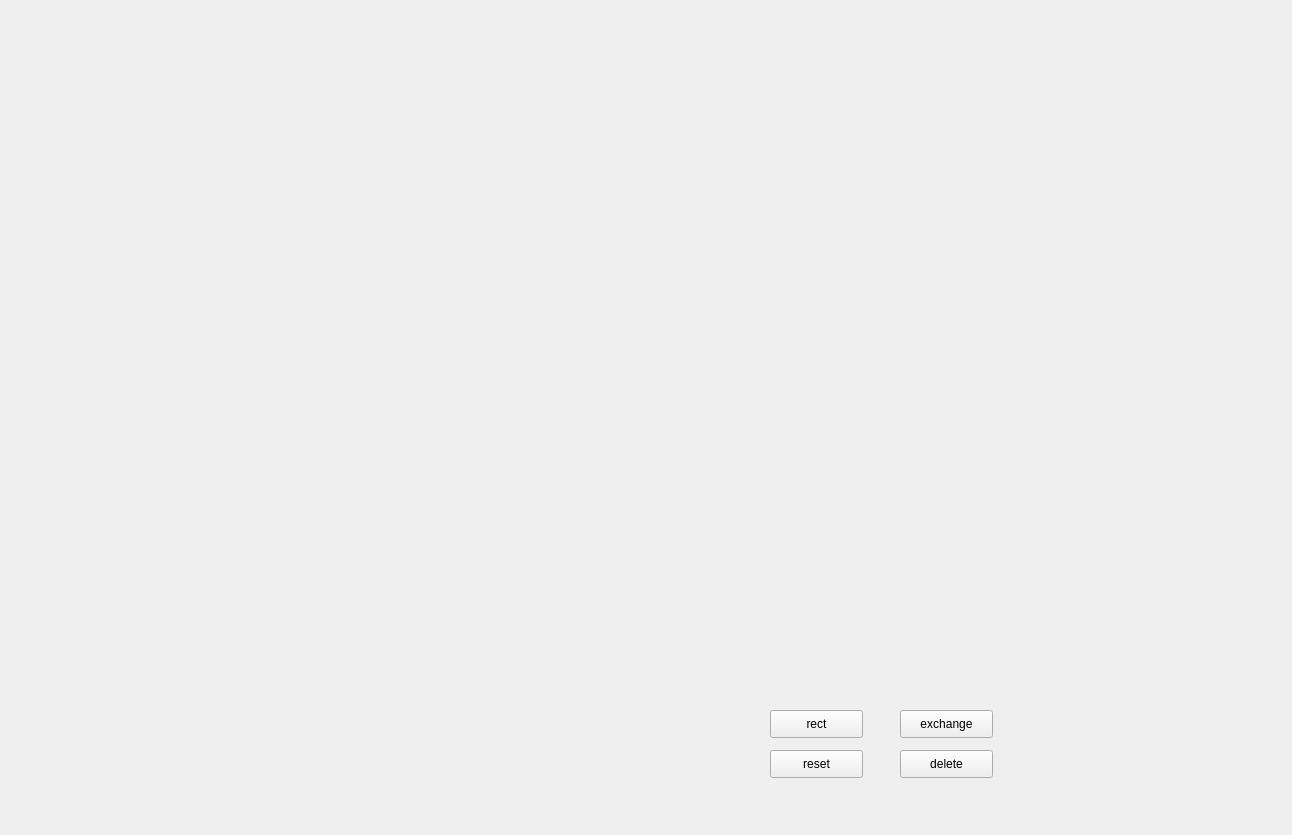
<?xml version="1.0" encoding="UTF-8"?>
<ui version="4.0">
 <class>testWidgetClass</class>
 <widget class="QMainWindow" name="testWidgetClass">
  <property name="geometry">
   <rect>
    <x>0</x>
    <y>0</y>
    <width>1292</width>
    <height>835</height>
   </rect>
  </property>
  <property name="windowTitle">
   <string>testWidget</string>
  </property>
  <widget class="QWidget" name="centralWidget">
   <widget class="GameBoard" name="gb" native="true">
    <property name="geometry">
     <rect>
      <x>260</x>
      <y>10</y>
      <width>741</width>
      <height>771</height>
     </rect>
    </property>
    <widget class="QPushButton" name="resetGB">
     <property name="geometry">
      <rect>
       <x>510</x>
       <y>740</y>
       <width>93</width>
       <height>28</height>
      </rect>
     </property>
     <property name="text">
      <string>reset</string>
     </property>
    </widget>
    <widget class="QPushButton" name="deleteStone">
     <property name="geometry">
      <rect>
       <x>640</x>
       <y>740</y>
       <width>93</width>
       <height>28</height>
      </rect>
     </property>
     <property name="text">
      <string>delete</string>
     </property>
    </widget>
    <widget class="QPushButton" name="pushButton">
     <property name="geometry">
      <rect>
       <x>510</x>
       <y>700</y>
       <width>93</width>
       <height>28</height>
      </rect>
     </property>
     <property name="text">
      <string>rect</string>
     </property>
    </widget>
    <widget class="QPushButton" name="pushButton_2">
     <property name="geometry">
      <rect>
       <x>640</x>
       <y>700</y>
       <width>93</width>
       <height>28</height>
      </rect>
     </property>
     <property name="text">
      <string>exchange</string>
     </property>
    </widget>
   </widget>
   <widget class="QWidget" name="player" native="true">
    <property name="geometry">
     <rect>
      <x>11</x>
      <y>11</y>
      <width>241</width>
      <height>651</height>
     </rect>
    </property>
    <property name="sizePolicy">
     <sizepolicy hsizetype="Fixed" vsizetype="Fixed">
      <horstretch>0</horstretch>
      <verstretch>0</verstretch>
     </sizepolicy>
    </property>
   </widget>
   <widget class="QWidget" name="enemy" native="true">
    <property name="geometry">
     <rect>
      <x>1060</x>
      <y>80</y>
      <width>211</width>
      <height>661</height>
     </rect>
    </property>
    <property name="sizePolicy">
     <sizepolicy hsizetype="Fixed" vsizetype="Fixed">
      <horstretch>0</horstretch>
      <verstretch>0</verstretch>
     </sizepolicy>
    </property>
   </widget>
  </widget>
 </widget>
 <layoutdefault spacing="6" margin="11"/>
 <customwidgets>
  <customwidget>
   <class>GameBoard</class>
   <extends>QWidget</extends>
   <header location="global">GameBoard.h</header>
   <container>1</container>
   <slots>
    <slot>fillBoard()</slot>
    <slot>deleteStone()</slot>
    <slot>deleteRect()</slot>
    <slot>forceExchange()</slot>
   </slots>
  </customwidget>
 </customwidgets>
 <resources>
  <include location="testWidget.qrc"/>
 </resources>
 <connections>
  <connection>
   <sender>resetGB</sender>
   <signal>clicked()</signal>
   <receiver>gb</receiver>
   <slot>fillBoard()</slot>
   <hints>
    <hint type="sourcelabel">
     <x>510</x>
     <y>469</y>
    </hint>
    <hint type="destinationlabel">
     <x>513</x>
     <y>440</y>
    </hint>
   </hints>
  </connection>
  <connection>
   <sender>deleteStone</sender>
   <signal>clicked()</signal>
   <receiver>gb</receiver>
   <slot>deleteStone()</slot>
   <hints>
    <hint type="sourcelabel">
     <x>609</x>
     <y>473</y>
    </hint>
    <hint type="destinationlabel">
     <x>624</x>
     <y>475</y>
    </hint>
   </hints>
  </connection>
  <connection>
   <sender>pushButton</sender>
   <signal>clicked()</signal>
   <receiver>gb</receiver>
   <slot>deleteRect()</slot>
   <hints>
    <hint type="sourcelabel">
     <x>349</x>
     <y>473</y>
    </hint>
    <hint type="destinationlabel">
     <x>380</x>
     <y>423</y>
    </hint>
   </hints>
  </connection>
  <connection>
   <sender>pushButton_2</sender>
   <signal>clicked()</signal>
   <receiver>gb</receiver>
   <slot>forceExchange()</slot>
   <hints>
    <hint type="sourcelabel">
     <x>285</x>
     <y>477</y>
    </hint>
    <hint type="destinationlabel">
     <x>245</x>
     <y>440</y>
    </hint>
   </hints>
  </connection>
 </connections>
</ui>
